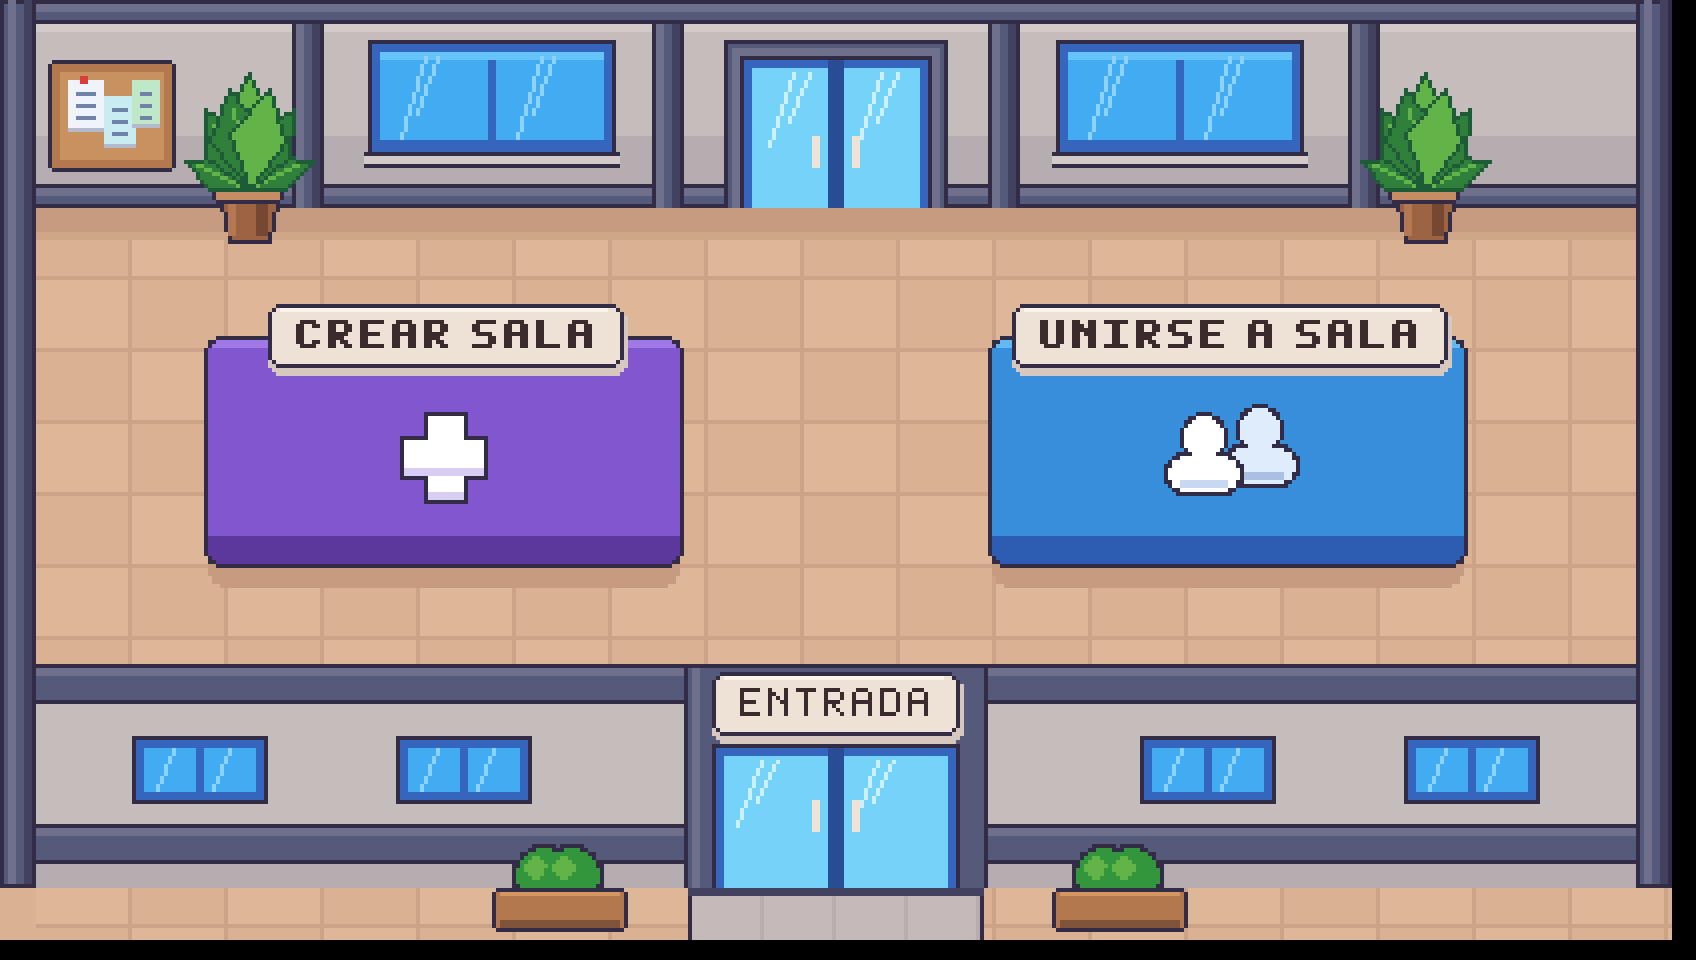

The image is a tile-based game level rendered from a .tmx file. Its description and source (layers, tilesets, objects; grid data summarised) follow:
An orthogonal 53x30 tile map with 32x32 px tiles, 4 tile layers (Suelo, Unirse_sala, Crear_sala, Paredes) and 3 objects (crear_sala, unirse_sala, entrada).

<map version="1.10" tiledversion="1.11.0" orientation="orthogonal" renderorder="right-down" width="53" height="30" tilewidth="32" tileheight="32" infinite="0" nextlayerid="6" nextobjectid="4">
  <tileset firstgid="1" name="sala" tilewidth="32" tileheight="32" tilecount="511" columns="16">
    <image source="tileset_sala.png" width="512" height="1024" />
  </tileset>
  <layer id="1" name="Suelo" width="53" height="30">
    <data>[1590 cells, 343 non-empty, 43 distinct tile ids]</data>
  </layer>
  <layer id="2" name="Unirse_sala" width="53" height="30">
    <data>[1590 cells, 160 non-empty, 66 distinct tile ids]</data>
  </layer>
  <layer id="3" name="Crear_sala" width="53" height="30">
    <data>[1590 cells, 160 non-empty, 61 distinct tile ids]</data>
  </layer>
  <layer id="4" name="Paredes" width="53" height="30">
    <data>[1590 cells, 927 non-empty, 359 distinct tile ids]</data>
  </layer>
  <objectgroup id="5" name="Interacciones">
    <object id="1" name="crear_sala" x="205" y="304" width="479" height="263" rotation="0" visible="true" type="" />
    <object id="2" name="unirse_sala" x="988" y="304" width="479" height="263" rotation="0" visible="true" type="" />
    <object id="3" name="entrada" x="689" y="669" width="294" height="221" rotation="0" visible="true" type="" />
  </objectgroup>
</map>
